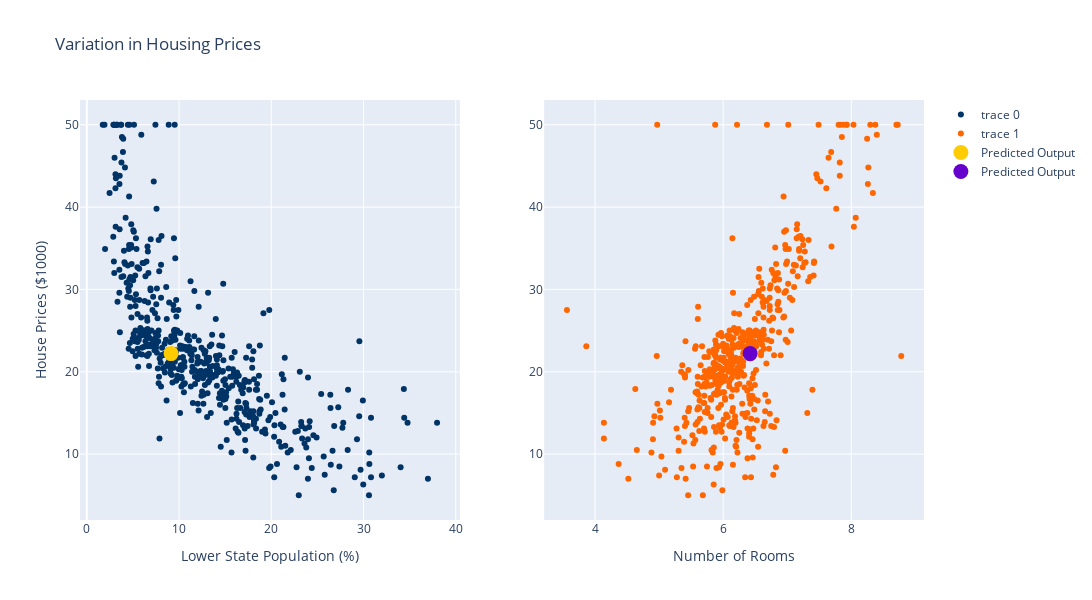

Notebook code cell kept with this figure:
### Code cell
from sklearn.datasets import load_boston
data = load_boston()
df = pd.DataFrame(data.data, columns = data.feature_names)
df['PRICE'] = data.target
testvalue = boston.data[1].reshape(1, -1)
plot_graphs(model,new_input_arr=testvalue,output_file="app/static/scatterplot.svg")

### Figure 1 — Plotly figure (JSON) as saved in the notebook; plotly's stock layout.template omitted (floating-point values rounded to 4 significant figures; data arrays with more than 128 entries replaced by an {"elided": "..."} marker saying what was removed)
{"data": [{"line": {"color": "#003366", "width": 1}, "marker": {"color": "#003366"}, "mode": "markers", "type": "scatter", "x": {"elided": "506 float values"}, "xaxis": "x", "y": {"elided": "506 float values"}, "yaxis": "y"}, {"line": {"color": "#FF6600", "width": 1}, "marker": {"color": "#FF6600"}, "mode": "markers", "type": "scatter", "x": {"elided": "506 float values"}, "xaxis": "x2", "y": {"elided": "506 float values"}, "yaxis": "y2"}, {"line": {"color": "#FFCC00", "width": 1}, "marker": {"color": "#FFCC00", "size": 15}, "mode": "markers", "name": "Predicted Output", "type": "scatter", "x": [9.14], "xaxis": "x", "y": [22.21], "yaxis": "y"}, {"line": {"color": "red", "width": 1}, "marker": {"color": "#6600cc", "size": 15}, "mode": "markers", "name": "Predicted Output", "type": "scatter", "x": [6.421], "xaxis": "x2", "y": [22.21], "yaxis": "y2"}], "layout": {"height": 600, "title": {"text": "Variation in Housing Prices"}, "width": 1400, "xaxis": {"anchor": "y", "domain": [0, 0.45], "title": {"text": "Lower State Population (%)"}}, "xaxis2": {"anchor": "y2", "domain": [0.55, 1], "title": {"text": "Number of Rooms"}}, "yaxis": {"anchor": "x", "domain": [0, 1], "title": {"text": "House Prices ($1000)"}}, "yaxis2": {"anchor": "x2", "domain": [0, 1]}}}
